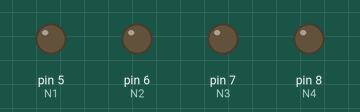
This sketch was run on a simulated Arduino Uno, built with avr-gcc and run on an emulated ATmega328P. On the bench: output pins drawn as LEDs (lit = HIGH).

Above: at 0.1 s.
At 4.1 s:
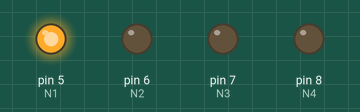
At 8.1 s:
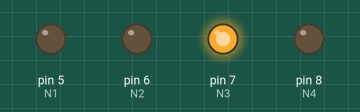
At 11.1 s:
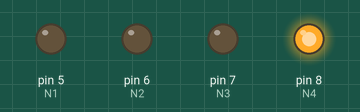
At 21.1 s:
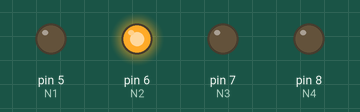
At 37.6 s:
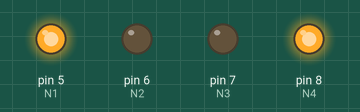
Timing chart, 0 to 39.1 s (numbered marks = the images above):
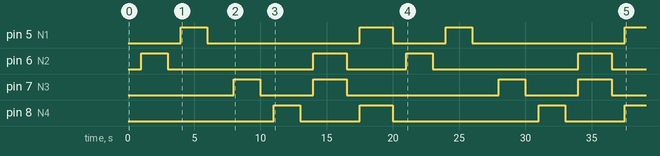

Measured:
- by itself, pin 5 (N1): goes HIGH 2.0 s, LOW 11.5 s, HIGH 2.5 s, LOW 4.0 s, HIGH 2.0 s, LOW 11.5 s, then HIGH
- by itself, pin 6 (N2): LOW → HIGH at 1.0 s, → LOW 2.0 s later, → HIGH 11.0 s later, → LOW 2.5 s later, … (8 changes in this stretch)
- by itself, pin 7 (N3): LOW → HIGH at 8.0 s, → LOW 2.0 s later, → HIGH 4.0 s later, → LOW 2.5 s later, … (8 changes in this stretch)
- by itself, pin 8 (N4): goes HIGH 2.0 s, LOW 4.5 s, HIGH 2.5 s, LOW 11.0 s, HIGH 2.0 s, LOW 4.5 s, then HIGH

The sketch:

sketch_oct11a.ino
```cpp
int N1=5;
int N2=6;
int N3=7;
int N4=8;

int time1 = 2000;
int time2 = 1000;

int time3 = 2000;
int time4 = 1000;


 int time8 = 2500;
 int time9 = 1000;

void setup()
{
  pinMode(N1, OUTPUT);
  pinMode(N2, OUTPUT);
  pinMode(N3, OUTPUT);
  pinMode(N4, OUTPUT);
}

void loop()
{

  digitalWrite(N1, LOW);
  digitalWrite(N2, LOW);
  delay (time2);


  digitalWrite(N1, LOW);
  digitalWrite(N2, HIGH);
  delay (time1);

  digitalWrite(N1, LOW);
  digitalWrite(N2, LOW);
  delay (time2);

  digitalWrite(N1, HIGH);
  digitalWrite(N2, LOW);
  delay (time1);

  digitalWrite(N1, LOW);
  digitalWrite(N2, LOW);

  digitalWrite(N1, LOW);
  digitalWrite(N2, LOW);
  delay (time3);


  digitalWrite(N4, LOW);
  digitalWrite(N3, HIGH);
  delay (time3);

  digitalWrite(N4, LOW);
  digitalWrite(N3, LOW);
  delay (time4);

  digitalWrite(N4, HIGH);
  digitalWrite(N3, LOW);
  delay (time3);

  digitalWrite(N1, LOW);
  digitalWrite(N2, LOW);

  digitalWrite(N1, LOW);
  digitalWrite(N2, LOW);
  digitalWrite(N3, LOW);
  digitalWrite(N4, LOW);
  delay (time9);

  digitalWrite(N1, LOW);
  digitalWrite(N2, HIGH);
  digitalWrite(N3, HIGH);
  digitalWrite(N4, LOW);
  delay (time8);


  digitalWrite(N1, LOW);
  digitalWrite(N2, LOW);
  digitalWrite(N3, LOW);
  digitalWrite(N4, LOW);
  delay (time9);

  digitalWrite(N1, HIGH);
  digitalWrite(N2, LOW);
  digitalWrite(N3, LOW);
  digitalWrite(N4, HIGH);
  delay (time8);

  digitalWrite(N1, LOW);
  digitalWrite(N2, LOW);
  digitalWrite(N3, LOW);
  digitalWrite(N4, LOW);
}
```
